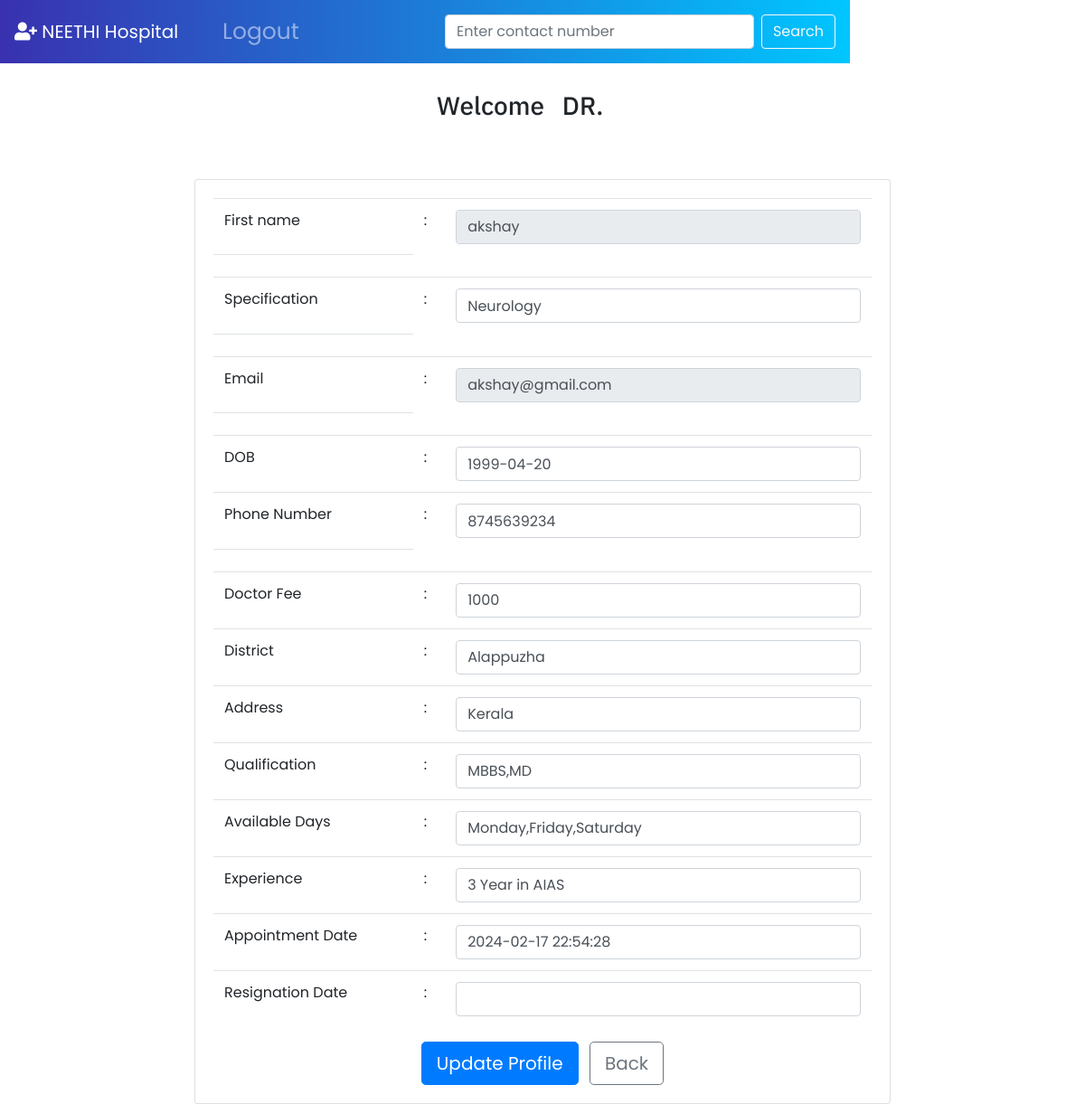
Page /docviewmore.php?did=1 on the committed database.
### tables this page shows
CREATE TABLE `doctb` (
  `did` int(10) NOT NULL,
  `username` varchar(50) NOT NULL,
  `password` varchar(50) NOT NULL,
  `email` varchar(50) NOT NULL,
  `spec` varchar(50) NOT NULL,
  `docFees` int(10) NOT NULL,
  `name` varchar(100) NOT NULL,
  `age` date DEFAULT NULL,
  `qualification` text NOT NULL,
  `gender` varchar(50) NOT NULL,
  `avialabletime` varchar(100) NOT NULL,
  `experience` text NOT NULL,
  `place` text NOT NULL,
  `district` varchar(100) NOT NULL,
  `image` varchar(200) NOT NULL,
  `contact` varchar(100) NOT NULL,
  `location` text NOT NULL,
  `joiningDate` varchar(100) NOT NULL DEFAULT current_timestamp(),
  `status` varchar(50) DEFAULT NULL,
  `resignDate` text DEFAULT NULL,
  `inactiveReason` text NOT NULL
);

### docviewmore.php (the view, shortened to what this page needs)
<!DOCTYPE html>
<?php
$con = mysqli_connect("localhost", "root", "", "myhmsdb");
$did = $_GET['did'];
?>
<html lang="en">
<head>
    <link rel="stylesheet" type="text/css" href="font-awesome-4.7.0/css/font-awesome.min.css">
    <link rel="stylesheet" href="style.css">
    <link rel="stylesheet" href="vendor/fontawesome/css/font-awesome.min.css">
    <link rel="stylesheet" href="https://maxcdn.bootstrapcdn.com/bootstrap/4.0.0-beta/css/bootstrap.min.css">
    <link rel="stylesheet" href="https://cdnjs.cloudflare.com/ajax/libs/font-awesome/5.15.4/css/all.min.css">
    <link rel="stylesheet" href="https://stackpath.bootstrapcdn.com/bootstrap/4.3.1/css/bootstrap.min.css">
    <nav class="navbar navbar-expand-lg navbar-dark bg-primary fixed-top">
        <a class="navbar-brand" href="#"><i class="fa fa-user-plus" aria-hidden="true"></i> NEETHI Hospital </a>
        <div class="collapse navbar-collapse" id="navbarSupportedContent">
            <ul class="navbar-nav mr-auto">
                <li class="nav-item">
                    <a class="nav-link" href="logout1.php"><i class="fa fa-sign-out" aria-hidden="true"></i>Logout</a>
                </li>
                <li class="nav-item">
                    <a class="nav-link" href="#"></a>
                </li>
            </ul>
            <form class="form-inline my-2 my-lg-0" method="post" action="search.php">
                <input class="form-control mr-sm-2" type="text" placeholder="Enter contact number" aria-label="Search" name="contact">
                <input type="submit" class="btn btn-outline-light" id="inputbtn" name="search_submit" value="Search">
            </form>
        </div>
    </nav>
</head>
<body style="padding-top:50px;">
    <div class="container-fluid" style="margin-top:50px;">
        <h3 style="margin-left: 40%; padding-bottom: 20px;font-family:'IBM Plex Sans', sans-serif;"> Welcome &nbsp DR.
        </h3>
        <div class="row justify-content-center">
            <div class="col-md-8" style="margin-top: 3%;">
                <div class="card">
                    <div class="card-body">
                        <form name="" method="POST">
                            <table class="table">
                                <tbody>
                                    <?php
                                    $sqll = "select * from doctb where did='$did'";
                                    $rs = mysqli_query($con, $sqll);
                                    while ($row = mysqli_fetch_array($rs)) {
                                    ?>
                                        <tr>
                                            <td>First name</td>
                                            <td>:</td>
                                            <td>
                                                <input type="text" class="form-control" name="username" id="username" value="<?php echo $row['username']; ?>" autocomplete="off" onkeyup="return Validstr1()" required pattern="[a-zA-Z]{3,30}" oninvalid="setCustomValidity('input is incorrect !!')" oninput="setCustomValidity('')" onkeyup="return validation()" readonly>
                                            </td>
                                        </tr>
                                        <tr>
                                            <td><span id="msg" style="color:red;"> </span></td>
                                        </tr>
                                        <tr>
                                            <td>Specification</td>
                                            <td>:</td>
                                            <td>
                                                <input type="text" class="form-control" name="spec" id="spec" value="<?php echo $row['spec']; ?> " autocomplete="off">
                                            </td>
                                        </tr>
                                        <tr>
                                            <td><span id="lmsg" style="color:red;"> </span></td>
                                        </tr>
                                        <tr>
                                            <td>Email</td>
                                            <td>:</td>
                                            <td>
                                                <input type="text" class="form-control" name="email" value="<?php echo $row['email']; ?> " id="email" required pattern="/^[\w\+\'\.-]+@[\w\'\.-]+\.[a-zA-Z]{2,}$/" onkeyup="return Validateemail()" readonly>
                                            </td>
                                        </tr>
                                        <tr>
                                            <td><span id="email1" style="color:red;"> </span></td>
                                        </tr>
                                        <tr>
                                            <td>DOB</td>
                                            <td>:</td>
                                            <td>
                                                <input type="text" class="form-control" value="<?php echo $row['age']; ?> " rows="5" id="age" name="age" required maxlength="30">
                                            </td>
                                        </tr>
                                        <tr>
                                            <td>Phone Number</td>
                                            <td>:</td>
                                            <td>
                                                <input type="text" class="form-control" value="<?php echo $row['contact']; ?> " min="10" maxlength="10" id="contact" name="contact" required maxlength="10">
                                            </td>
                                        </tr>
                                        <tr>
                                            <td><span id="msg2" style="color:red;"> </span></td>
                                        </tr>
                                        <td>Doctor Fee</td>
                                        <td>:</td>
                                        <td>
                                            <input type="text" class="form-control" value="<?php echo $row['docFees']; ?> " id="docfee" name="docfee" required maxlength="30">
                                        </td>
                                        <td>District</td>
                                        <td>:</td>
                                        <td>
                                            <input type="text" class="form-control" value="<?php echo $row['district']; ?> " min="10" maxlength="10" id="district" name="district" required>
                                        </td>
                                        <td>Address</td>
                                        <td>:</td>
                                        <td>
                                            <input type="text" class="form-control" value="<?php echo $row['place']; ?> " id="place" name="place" required>
                                        </td>
                                        <td>Qualification</td>
                                        <td>:</td>
                                        <td>
                                            <input type="text" class="form-control" value="<?php echo $row['qualification']; ?> " id=" qualification" name="qualification" required>
                                        </td>
                                        <td>Available Days</td>
                                        <td>:</td>
                                        <td>
                                            <input type="text" class="form-control" value="<?php echo $row['avialabletime']; ?> " id="avialabletime" name="avialabletime" required>
                                        </td>
                                        <td>Experience</td>
                                        <td>:</td>
                                        <td>
                                            <input type="text" class="form-control" value="<?php echo $row['experience']; ?> " id="experience" name="experience" required>
                                        </td>
                                        <td>Appointment Date</td>
                                        <td>:</td>
                                        <td>
                                            <input type="text" class="form-control" value="<?php echo $row['joiningDate']; ?> " id="joiningDate" name="joiningDate" required>
                                        </td>
                                        <td>Resignation Date</td>
                                        <td>:</td>
                                        <td>
                                            <input type="text" class="form-control" value="<?php echo $row[' ']; ?> " id="resignDate" name="resignDate" required>
                                        </td>
                                    <?php
                                    } ?>
                            </table>
                            <div class="text-center">
                                <button type="submit" class="btn btn-primary btn-lg" name="submit">Update Profile</button>
                                <a href="javascript:history.go(-1);" class="btn btn-outline-secondary btn-lg ml-2">Back</a>
                            </div>
                        </form>
                    </div>
                </div>
            </div>
        </div>
</body>
</html>

### Admin/style.css (style rules this page uses)
* { margin: 0; padding: 0; box-sizing: border-box; font-family: "Poppins", sans-serif; }
.navbar, .main { left: 260px; width: calc(100% - 260px); transition: all 0.5s ease; z-index: 1000; }
.navbar { position: fixed; color: #fff; padding: 15px 20px; font-size: 25px; background: #4070f4; cursor: pointer; }

### docviewmore.php (style rules this page uses)
.bg-primary { background: -webkit-linear-gradient(left, #3931af, #00c6ff); }

### rows in the picture
doctb: username "akshay", spec "Neurology", email "akshay@gmail.com", age "1999-04-20", contact "8745639234", docfee "1000", district "Alappuzha", place "Kerala", qualification "MBBS,MD", avialabletime "Monday,Friday,Saturday", experience "3 Year in AIAS", joiningDate "2024-02-17 22:54:28"
